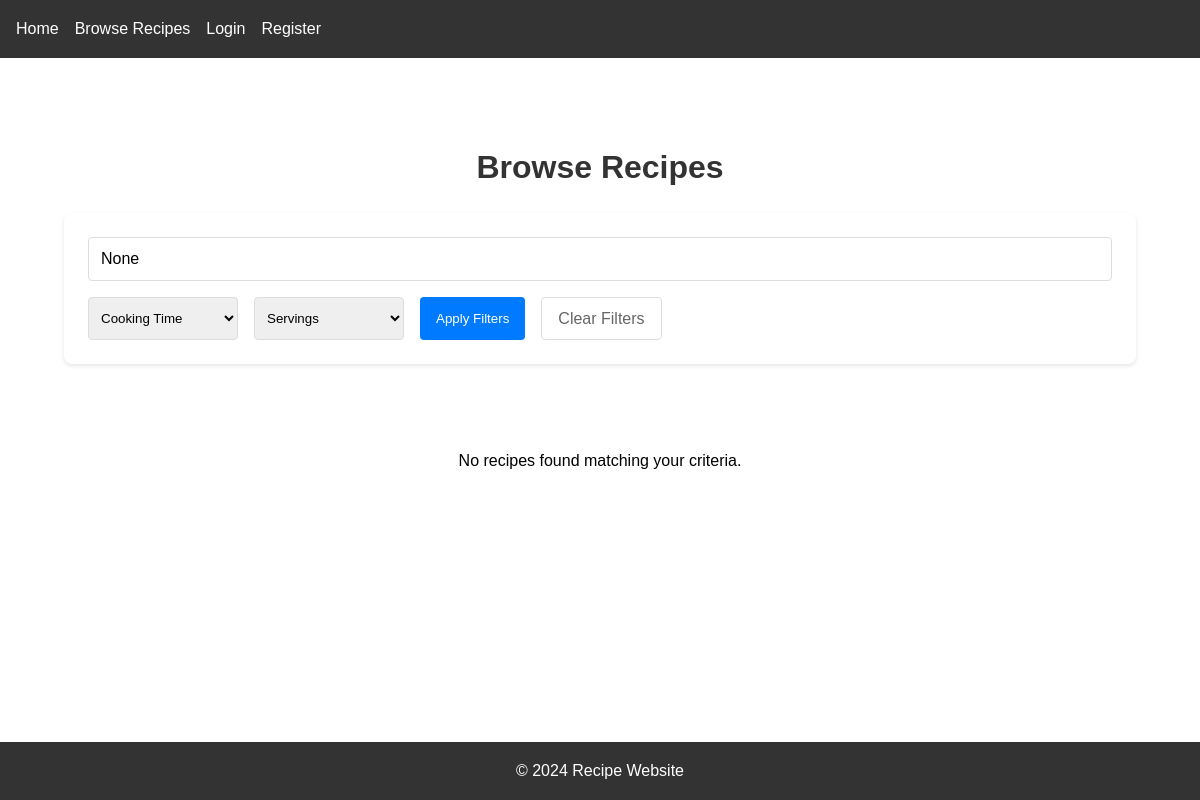
Before: /recipes/ with the older database file.
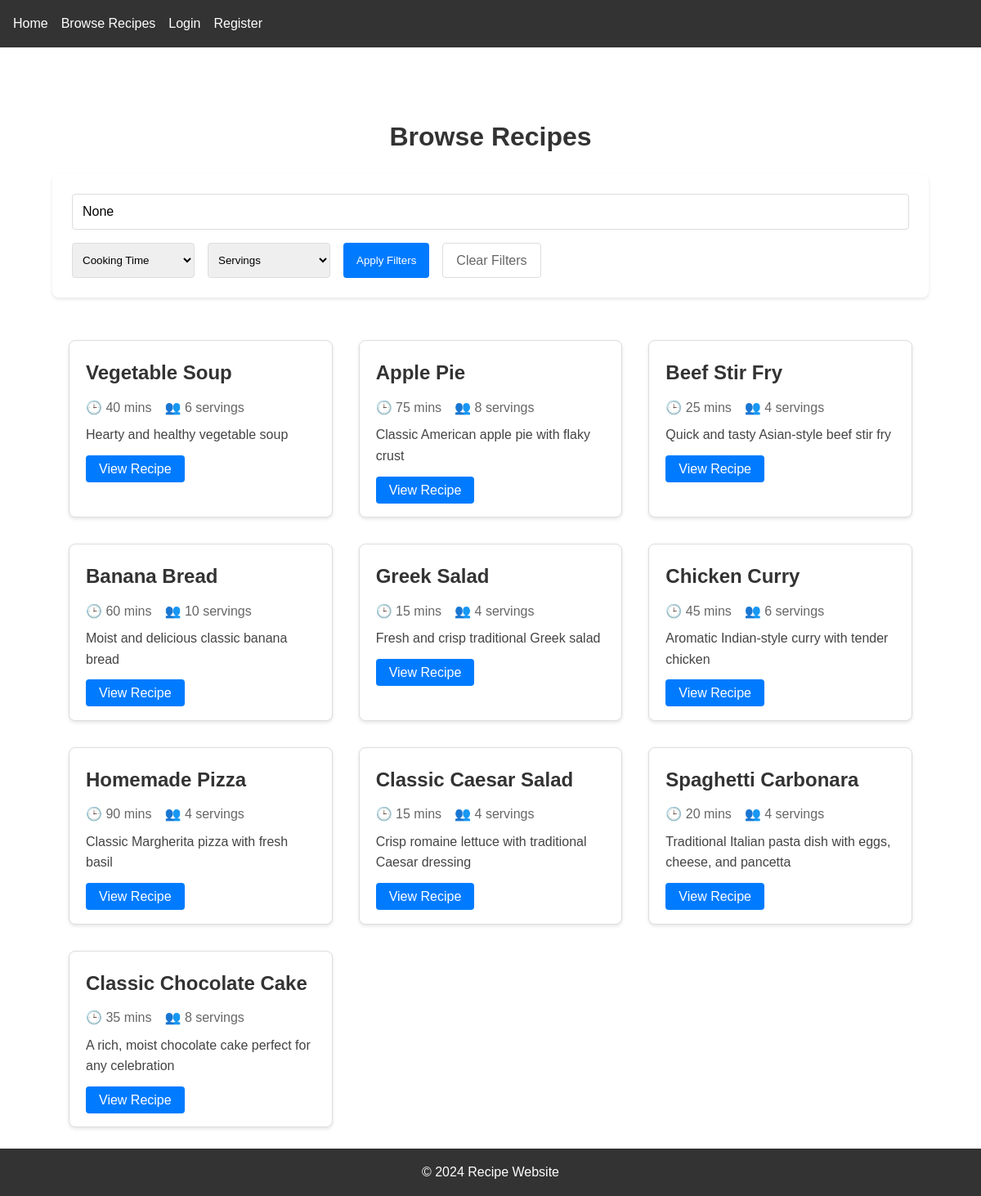
After: the same page with the newer database file.
### recipes/models.py (models this page shows, shortened)
class Recipe(models.Model):
    title = models.CharField(max_length=200)
    description = models.TextField()
    ingredients = models.JSONField(
        help_text="Format: {'ingredient_name': {'quantity': number, 'unit': string}}"
    )
    instructions = models.TextField()
    cooking_time = models.IntegerField(help_text="Cooking time in minutes")
    servings = models.IntegerField()
    created_at = models.DateTimeField(auto_now_add=True)
    updated_at = models.DateTimeField(auto_now=True)
    author = models.ForeignKey(User, on_delete=models.CASCADE)
    image = models.ImageField(upload_to='recipe_images/', null=True, blank=True)
    class Meta:
        ordering = ['-created_at']

### recipes/views.py (the view)
# urls.py: path('recipes/', views.recipe_list, name='recipes'),
def recipe_list(request):
    recipes = Recipe.objects.all()
    query = request.GET.get('q')
    cooking_time = request.GET.get('cooking_time')
    servings = request.GET.get('servings')
    if query:
        recipes = recipes.filter(
            Q(title__icontains=query) |
            Q(description__icontains=query) |
            Q(ingredients__icontains=query)
        )
    if cooking_time:
        recipes = recipes.filter(cooking_time__lte=cooking_time)
    if servings:
        recipes = recipes.filter(servings=servings)
    context = {
        'recipes': recipes,
        'query': query,
        'cooking_time': cooking_time,
        'servings': servings,
    }
    return render(request, 'recipes/recipe_list.html', context)

### templates/recipes/recipe_list.html (shortened to what this page needs)
{% extends 'recipes/base.html' %}
{% block content %}
<div class="recipe-browse">
    <h1>Browse Recipes</h1>
    <div class="search-filters">
        <form method="get" class="filter-form">
            <div class="search-box">
                <input type="text" name="q" placeholder="Search recipes..." value="{{ query }}">
            </div>
            <div class="filters">
                <select name="cooking_time">
                    <option value="">Cooking Time</option>
                </select>
                <select name="servings">
                    <option value="">Servings</option>
                </select>
                <button type="submit">Apply Filters</button>
                <a href="{% url 'recipes:recipes' %}" class="clear-filters">Clear Filters</a>
            </div>
        </form>
    </div>
    <div class="recipe-grid">
        {% for recipe in recipes %}
            <div class="recipe-card">
                <div class="recipe-content">
                    <h3>{{ recipe.title }}</h3>
                    <p class="recipe-meta">
                        <span>🕒 {{ recipe.cooking_time }} mins</span>
                        <span>👥 {{ recipe.servings }} servings</span>
                    </p>
                    <p class="recipe-description">{{ recipe.description|truncatewords:20 }}</p>
                    <div class="recipe-card-actions">
                        <a href="{% url 'recipes:recipe_detail' recipe.pk %}" class="btn">View Recipe</a>
                    </div>
                </div>
            </div>
        {% empty %}
            <div class="no-results">
                <p>No recipes found matching your criteria.</p>
            </div>
        {% endfor %}
    </div>
</div>
{% endblock %}

Changed rows visible on the page:
added Recipe: title "Vegetable Soup", cooking_time "40", servings "6", description "Hearty and healthy vegetable soup"
added Recipe: title "Apple Pie", cooking_time "75", servings "8", description "Classic American apple pie with flaky crust"
added Recipe: title "Beef Stir Fry", cooking_time "25", servings "4", description "Quick and tasty Asian-style beef stir fry"
added Recipe: title "Banana Bread", cooking_time "60", servings "10", description "Moist and delicious classic banana bread"
added Recipe: title "Greek Salad", cooking_time "15", servings "4", description "Fresh and crisp traditional Greek salad"
added Recipe: title "Chicken Curry", cooking_time "45", servings "6", description "Aromatic Indian-style curry with tender chicken"
added Recipe: title "Homemade Pizza", cooking_time "90", servings "4", description "Classic Margherita pizza with fresh basil"
added Recipe: title "Classic Caesar Salad", cooking_time "15", servings "4", description "Crisp romaine lettuce with traditional Caesar dressing"
added Recipe: title "Spaghetti Carbonara", cooking_time "20", servings "4", description "Traditional Italian pasta dish with eggs, cheese, and pancetta"
added Recipe: title "Classic Chocolate Cake", cooking_time "35", servings "8", description "A rich, moist chocolate cake perfect for any celebration"
Other visible differences:
text no longer shown: "No recipes found matching your criteria."
